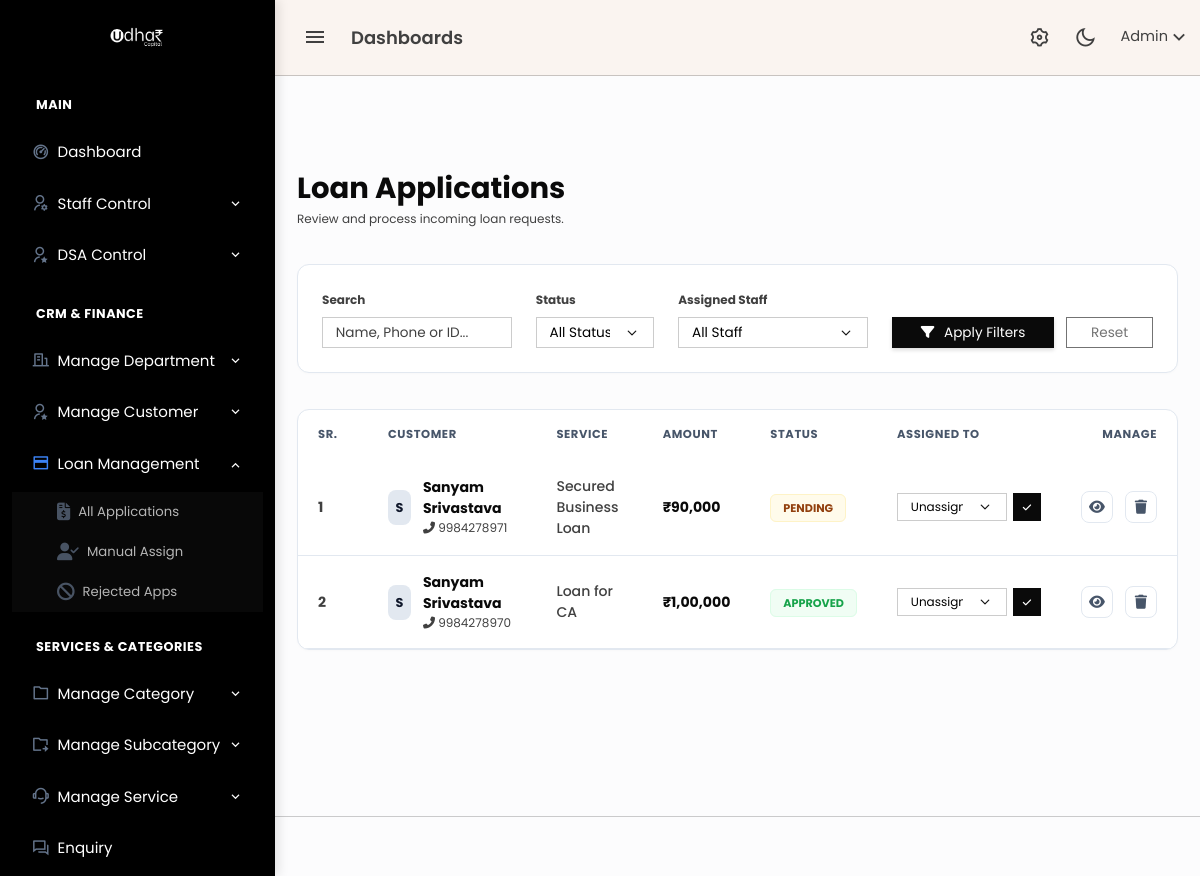
The app's page /admin/loan_applications.php (signed in) with its own data.
### tables this page shows
CREATE TABLE `loan_applications` (
  `id` bigint(20) UNSIGNED NOT NULL,
  `customer_id` bigint(20) UNSIGNED NOT NULL,
  `service_id` bigint(20) UNSIGNED NOT NULL,
  `dsa_id` bigint(20) UNSIGNED DEFAULT NULL,
  `assigned_staff_id` bigint(20) UNSIGNED DEFAULT NULL,
  `assigned_by` bigint(20) UNSIGNED DEFAULT NULL,
  `assigned_at` timestamp NULL DEFAULT NULL,
  `interest_rate` decimal(5,2) NOT NULL DEFAULT 0.00,
  `interest_type` enum('year','month') NOT NULL DEFAULT 'year',
  `requested_amount` decimal(15,2) NOT NULL,
  `tenure_years` int(11) NOT NULL,
  `emi_amount` decimal(15,2) NOT NULL,
  `status` enum('pending','approved','rejected','disbursed') DEFAULT 'pending',
  `created_at` timestamp NOT NULL DEFAULT current_timestamp(),
  `rejection_note` text DEFAULT NULL
);

CREATE TABLE `customers` (
  `id` bigint(20) UNSIGNED NOT NULL,
  `full_name` varchar(255) NOT NULL,
  `email` varchar(255) NOT NULL,
  `phone` varchar(20) NOT NULL,
  `password` varchar(255) NOT NULL,
  `aadhaar_number` varchar(20) DEFAULT NULL,
  `status` enum('active','blocked') DEFAULT 'active',
  `created_at` timestamp NOT NULL DEFAULT current_timestamp(),
  `updated_at` timestamp NOT NULL DEFAULT current_timestamp() ON UPDATE current_timestamp()
);

CREATE TABLE `services` (
  `id` bigint(20) UNSIGNED NOT NULL,
  `category_id` bigint(20) UNSIGNED NOT NULL,
  `sub_category_id` bigint(20) UNSIGNED NOT NULL,
  `service_name` varchar(255) NOT NULL,
  `title` varchar(255) NOT NULL,
  `slug` varchar(255) NOT NULL,
  `short_description` text DEFAULT NULL,
  `long_description` longtext DEFAULT NULL,
  `hero_image` varchar(255) DEFAULT NULL,
  `card_img` varchar(255) DEFAULT NULL,
  `created_at` timestamp NULL DEFAULT current_timestamp(),
  `updated_at` timestamp NULL DEFAULT current_timestamp() ON UPDATE current_timestamp()
);

### includes/format_helpers.php (called while the page is built, shortened)
<?php
if (!function_exists('format_inr')) {
    function format_inr($amount, int $decimals = 0): string
    {
        $num = (float)$amount;
        $neg = $num < 0 ? '-' : '';
        $num = abs($num);
        $fixed = number_format($num, $decimals, '.', '');
        $parts = explode('.', $fixed);
        $intPart = $parts[0];
        if (strlen($intPart) > 3) {
            $last3 = substr($intPart, -3);
            $rest = substr($intPart, 0, -3);
            $rest = preg_replace('/\B(?=(\d{2})+(?!\d))/', ',', $rest);
            $intPart = $rest . ',' . $last3;
        }
        return $neg . $intPart;
    }
}

### admin/loan_applications.php (the view, shortened to what this page needs)
<?php
include 'header.php';
echo '<link rel="stylesheet" href="https://cdnjs.cloudflare.com/ajax/libs/font-awesome/6.4.2/css/all.min.css">';
include 'topbar.php';
include 'sidebar.php';
$search = mysqli_real_escape_string($conn, $_GET['search'] ?? '');
$status = mysqli_real_escape_string($conn, $_GET['status'] ?? '');
$staff  = mysqli_real_escape_string($conn, $_GET['staff'] ?? '');
$sort_column = $_GET['sort'] ?? 'l.id';
$sort_order = $_GET['order'] ?? 'DESC';
$next_order = ($sort_order == 'ASC') ? 'DESC' : 'ASC';
$query = "SELECT l.*, c.full_name, c.phone, s.service_name, st.name AS staff_name
          FROM loan_applications l
          JOIN customers c ON l.customer_id = c.id
          JOIN services s ON l.service_id = s.id
          LEFT JOIN staff st ON l.assigned_staff_id = st.id
          WHERE 1=1";
$query .= " ORDER BY $sort_column $sort_order";
$result = mysqli_query($conn, $query);
$sr_no = 1;
function getSortUrl($col, $next_order, $search, $status, $staff) {
    return "loan_applications.php?sort=$col&order=$next_order&search=" . urlencode($search) . "&status=" . urlencode($status) . "&staff=" . urlencode($staff);
}
?>
<div class="content-page">
    <div class="content">
        <div class="container-fluid pt-5">
            <div class="d-flex justify-content-between align-items-center mb-4">
                <div>
                    <h2 class="fw-bold text-dark mb-1">Loan Applications</h2>
                    <p class="text-muted small mb-0">Review and process incoming loan requests.</p>
                </div>
            </div>
            <div class="card card-modern mb-4">
                <div class="card-body p-3">
                    <form method="GET" class="row g-3 align-items-end">
                        <div class="col-md-3">
                            <label class="form-label text-muted small fw-bold uppercase">Search</label>
                            <input type="text" name="search" class="form-control form-control-sm" placeholder="Name, Phone or ID..." value="<?= htmlspecialchars($search) ?>">
                        </div>
                        <div class="col-md-2">
                            <label class="form-label text-muted small fw-bold uppercase">Status</label>
                            <select name="status" class="form-select form-select-sm">
                                <option value="">All Status</option>
                            </select>
                        </div>
                        <div class="col-md-3">
                            <label class="form-label text-muted small fw-bold uppercase">Assigned Staff</label>
                            <select name="staff" class="form-select form-select-sm">
                                <option value="">All Staff</option>
                            </select>
                        </div>
                        <div class="col-md-4 d-flex gap-2">
                            <button class="btn btn-sm btn-dark w-100 shadow-sm"><i class="fas fa-filter me-1"></i> Apply Filters</button>
                            <a href="loan_applications.php" class="btn btn-sm btn-outline-secondary w-50">Reset</a>
                        </div>
                    </form>
                </div>
            </div>
            <div class="card card-modern">
                <div class="card-body p-0">
                    <div class="table-responsive">
                        <table class="table table-modern mb-0">
                            <thead>
                                <tr>
                                    <th width="70">Sr.</th>
                                    <th>
                                        <a href="<?= getSortUrl('full_name', $next_order, $search, $status, $staff) ?>" class="sort-link">
                                            Customer <?= $sort_column == 'full_name' ? ($sort_order == 'ASC' ? '↑' : '↓') : '' ?>
                                        </a>
                                    </th>
                                    <th>Service</th>
                                    <th>
                                        <a href="<?= getSortUrl('requested_amount', $next_order, $search, $status, $staff) ?>" class="sort-link">
                                            Amount <?= $sort_column == 'requested_amount' ? ($sort_order == 'ASC' ? '↑' : '↓') : '' ?>
                                        </a>
                                    </th>
                                    <th>Status</th>
                                    <th>Assigned To</th>
                                    <th class="text-end">Manage</th>
                                </tr>
                            </thead>
                            <tbody>
                                <?php if (mysqli_num_rows($result) > 0) : ?>
                                    <?php while ($row = mysqli_fetch_assoc($result)) : ?>
                                        <tr>
                                            <td class="text-muted fw-bold"><?= $sr_no++ ?></td>
                                            <td>
                                                <div class="d-flex align-items-center">
                                                    <div class="avatar-init me-2"><?= strtoupper(substr($row['full_name'], 0, 1)) ?></div>
                                                    <div>
                                                        <div class="fw-bold text-dark"><?= htmlspecialchars($row['full_name']) ?></div>
                                                        <div class="text-muted" style="font-size: 0.75rem;"><i class="fas fa-phone-alt"></i> <?= $row['phone'] ?></div>
                                                    </div>
                                                </div>
                                            </td>
                                            <td><span class="text-muted fw-medium"><?= htmlspecialchars($row['service_name']) ?></span></td>
                                            <td class="fw-bold text-dark">₹<?= format_inr($row['requested_amount']) ?></td>
                                            <td>
                                                <span class="badge-soft badge-<?= $row['status'] ?>">
                                                    <?= ucfirst($row['status']) ?>
                                                </span>
                                            </td>
                                            <td>
                                                <form action="db/loan_handler.php" method="POST" class="d-flex gap-1 align-items-center">
                                                    <select name="staff_id" class="form-select form-select-sm py-0" style="font-size: 0.75rem; width: 110px; height: 28px;">
                                                        <option value="0">Unassigned</option>
                                                    </select>
                                                    <button class="btn btn-dark btn-sm p-0" style="width:28px; height:28px;"><i class="fas fa-check" style="font-size: 0.6rem;"></i></button>
                                                </form>
                                            </td>
                                            <td class="text-end">
                                                <div class="d-flex justify-content-end gap-2">
                                                    <a href="loan_view.php?id=<?= $row['id'] ?>" class="btn-action btn-view" title="Process"><i class="fas fa-eye"></i></a>
                                                    <form action="db/loan_handler.php" method="POST" onsubmit="return confirm('Delete application?');">
                                                        <button type="submit" class="btn-action btn-delete"><i class="fas fa-trash"></i></button>
                                                    </form>
                                                </div>
                                            </td>
                                        </tr>
                                    <?php endwhile; ?>
                                <?php endif; ?>
                            </tbody>
                        </table>
                    </div>
                </div>
            </div>
        </div>
    </div>
</div>
<?php include 'footer.php'; ?>

### admin/sidebar.php (style rules this page uses)
:root { --nav-bg: #000000; --nav-text: #ffffff; --nav-hover-bg: #1e293b; --accent-blue: #3b82f6; }

### admin/loan_applications.php (style rules this page uses)
:root { --slate-900: #0f172a; --slate-600: #475569; --slate-200: #e2e8f0; --blue-500: #3b82f6; }
.content-page { background-color: #fcfcfd; }
.card-modern { border: 1px solid var(--slate-200); border-radius: 12px; background: #ffffff; box-shadow: 0 1px 3px rgba(0,0,0,0.02); overflow: hidden; }
.table-modern thead th { background: #f8fafc; text-transform: uppercase; font-size: 0.72rem; font-weight: 700; letter-spacing: 0.05em; color: var(--slate-600); padding: 16px 20px; border: none; }
.sort-link { color: var(--slate-600); text-decoration: none; display: flex; align-items: center; gap: 5px; }
.table-modern tbody td { padding: 16px 20px; font-size: 0.88rem; color: var(--slate-900); border-bottom: 1px solid var(--slate-200); vertical-align: middle; }
.badge-soft { padding: 5px 12px; border-radius: 6px; font-weight: 700; font-size: 0.7rem; text-transform: uppercase; border: 1px solid transparent; }
.badge-pending { background: #fffbeb; color: #92400e; border-color: #fef3c7; }
.badge-approved { background: #f0fdf4; color: #16a34a; border-color: #dcfce7; }
.btn-action { width: 32px; height: 32px; display: inline-flex; align-items: center; justify-content: center; border-radius: 8px; border: 1px solid var(--slate-200); background: white; color: var(--slate-600); transition: all 0.2s; text-decoration: none; }
.avatar-init { width: 35px; height: 35px; background: var(--slate-200); color: var(--slate-900); border-radius: 8px; display: flex; align-items: center; justify-content: center; font-weight: 700; font-size: 0.8rem; }

### records on screen
loan_applications: customer.full_name "S", customer.full_name "Sanyam Srivastava", customer.phone "9984278971", service.service_name "Secured Business Loan", requested_amount "90,000", status "PENDING"
loan_applications: customer.full_name "S", customer.full_name "Sanyam Srivastava", customer.phone "9984278970", service.service_name "Loan for CA", requested_amount "1,00,000", status "APPROVED"
